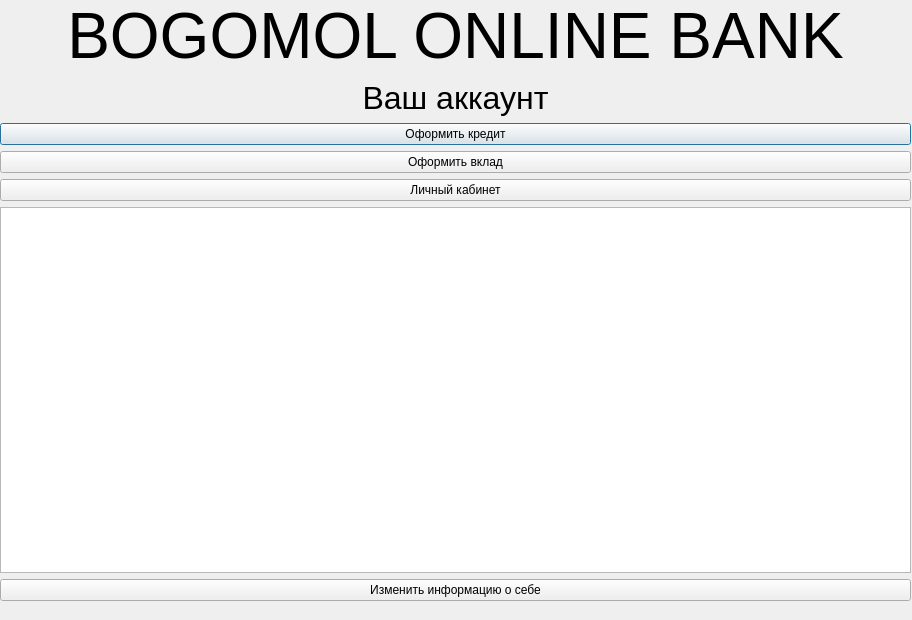
<?xml version="1.0" encoding="UTF-8"?>
<ui version="4.0">
 <class>Dialog</class>
 <widget class="QDialog" name="Dialog">
  <property name="geometry">
   <rect>
    <x>0</x>
    <y>0</y>
    <width>912</width>
    <height>620</height>
   </rect>
  </property>
  <property name="maximumSize">
   <size>
    <width>912</width>
    <height>620</height>
   </size>
  </property>
  <property name="windowTitle">
   <string>Dialog</string>
  </property>
  <widget class="QWidget" name="verticalLayoutWidget">
   <property name="geometry">
    <rect>
     <x>0</x>
     <y>0</y>
     <width>911</width>
     <height>601</height>
    </rect>
   </property>
   <layout class="QVBoxLayout" name="verticalLayout">
    <item>
     <widget class="QLabel" name="label">
      <property name="font">
       <font>
        <pointsize>48</pointsize>
       </font>
      </property>
      <property name="text">
       <string>&lt;html&gt;&lt;head/&gt;&lt;body&gt;&lt;p align=&quot;center&quot;&gt;BOGOMOL ONLINE BANK&lt;/p&gt;&lt;/body&gt;&lt;/html&gt;</string>
      </property>
     </widget>
    </item>
    <item>
     <widget class="QLabel" name="label_2">
      <property name="font">
       <font>
        <pointsize>24</pointsize>
       </font>
      </property>
      <property name="text">
       <string>&lt;html&gt;&lt;head/&gt;&lt;body&gt;&lt;p align=&quot;center&quot;&gt;Ваш аккаунт&lt;/p&gt;&lt;/body&gt;&lt;/html&gt;</string>
      </property>
     </widget>
    </item>
    <item>
     <layout class="QGridLayout" name="gridLayout">
      <item row="0" column="0">
       <widget class="QPushButton" name="creditbutton">
        <property name="text">
         <string>Оформить кредит</string>
        </property>
       </widget>
      </item>
      <item row="3" column="0">
       <widget class="QTableWidget" name="tableWidget"/>
      </item>
      <item row="2" column="0">
       <widget class="QPushButton" name="accountbutton">
        <property name="text">
         <string>Личный кабинет</string>
        </property>
       </widget>
      </item>
      <item row="1" column="0">
       <widget class="QPushButton" name="depositbutton">
        <property name="text">
         <string>Оформить вклад</string>
        </property>
       </widget>
      </item>
      <item row="4" column="0">
       <widget class="QPushButton" name="changeinfo">
        <property name="text">
         <string>Изменить информацию о себе</string>
        </property>
       </widget>
      </item>
     </layout>
    </item>
   </layout>
  </widget>
 </widget>
 <resources/>
 <connections/>
</ui>
